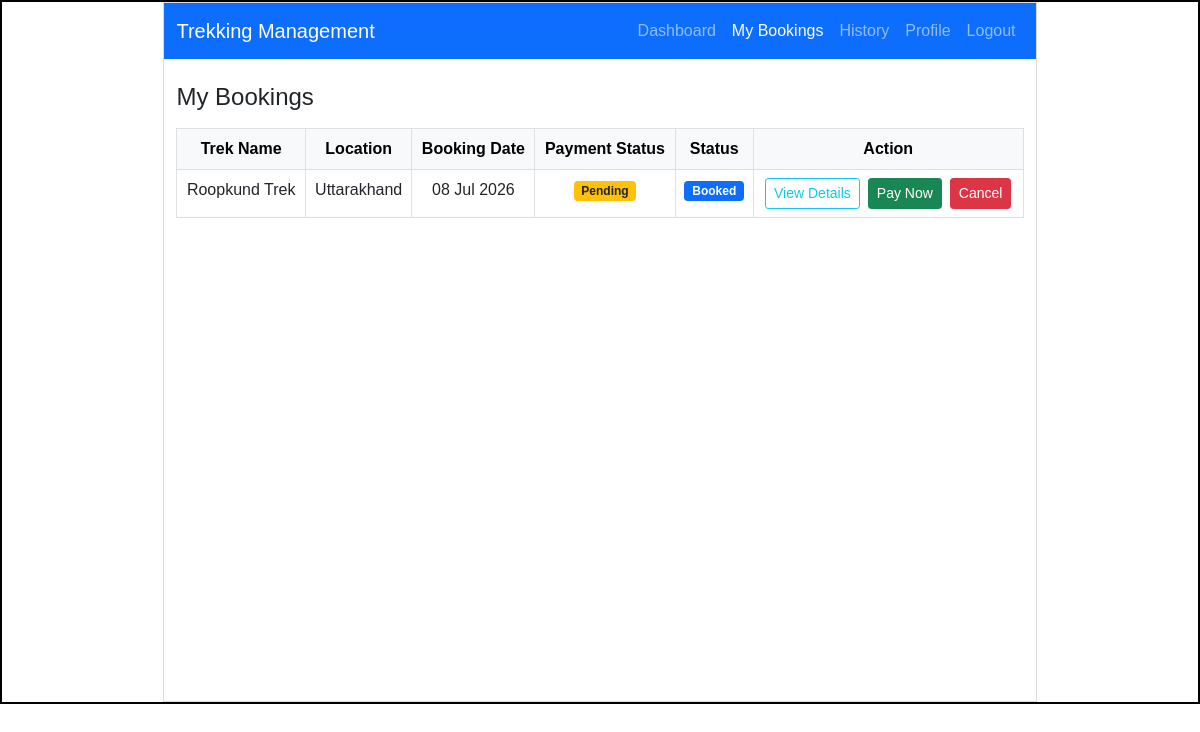
Before: /trekker/bookings/2 (signed in) with the older database file.
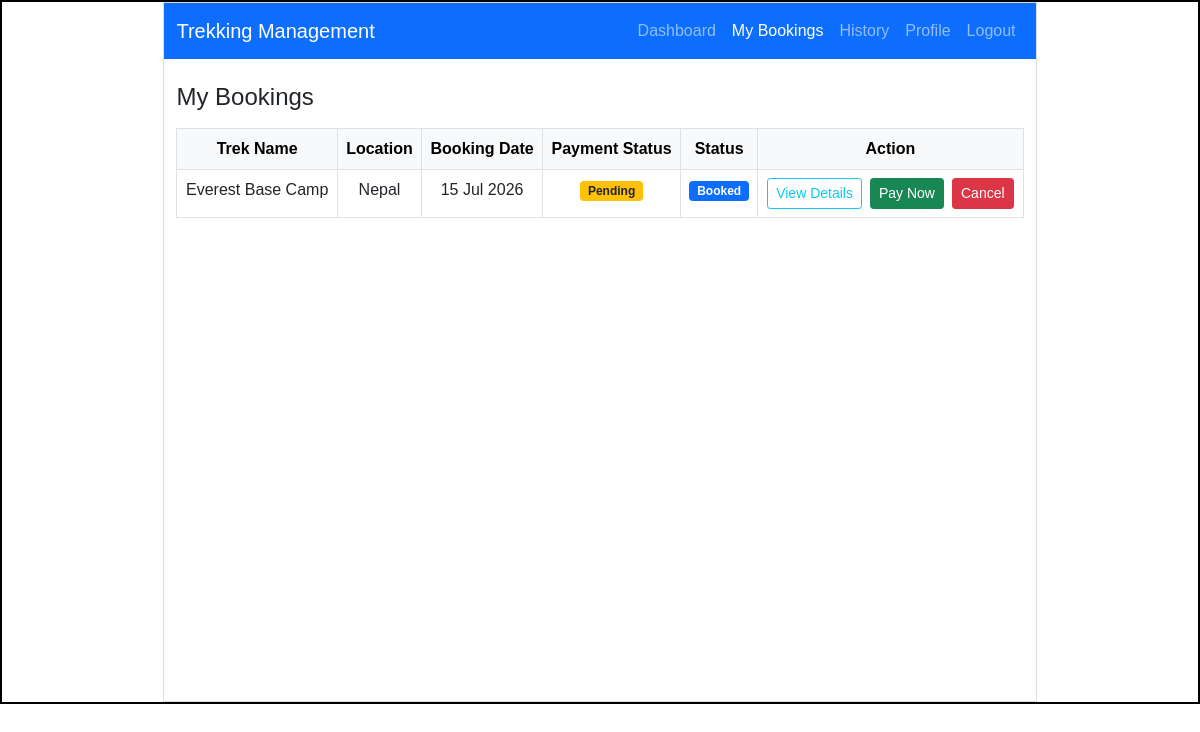
After: the same page with the newer database file.
### models.py (models this page shows)
class Booking(db.Model):
    __tablename__ = "booking"
    id = db.Column(db.Integer  , primary_key = True)
    booking_date = db.Column(db.Date, default=date.today)
    booking_status = db.Column(db.String(20),nullable=False,default = "Booked")
    payment_status = db.Column(db.String(20),nullable=False,default="Pending")
    user_id = db.Column(db.Integer,db.ForeignKey("user.id"), nullable=False) # many
    trek_id = db.Column(db.Integer,db.ForeignKey("trek.id") , nullable=False)
    __table_args__ = (db.UniqueConstraint('user_id','trek_id',name='unique_user_trek'),)

class Trek(db.Model):
    __tablename__ = "trek"
    id = db.Column(db.Integer  , primary_key = True)
    trek_name = db.Column(db.String() , nullable = False)
    location = db.Column(db.String(100),nullable=False)
    difficulty = db.Column(db.String(20),nullable=False)
    duration = db.Column(db.Integer,nullable=False)
    available_slots = db.Column(db.Integer,nullable=False)
    trek_status = db.Column(db.String(20),nullable=False,default = "Pending")
    start_date = db.Column(db.Date,nullable=False)
    end_date = db.Column(db.Date,nullable=False)
    description = db.Column(db.Text)
    staff_id = db.Column(db.Integer,db.ForeignKey("staff_profile.id"), nullable = True)
    bookings = db.relationship("Booking",backref = "trek",lazy=True) # One Trek -> Many Bookings

### app.py (the view)
@app.route("/trekker/bookings/<int:user_id>")
@role_required("trekker")
@login_required
def trekker_bookings(user_id):
    user = User.query.get_or_404(user_id)
    bookings = Booking.query.filter( Booking.user_id == user_id, Booking.booking_status.in_(["Booked", "Started"])).all()
    return render_template("trekker_bookings.html", user=user, bookings=bookings)

### app.py (called while the page is built)
def login_required(f):
    @wraps(f)
    def wrapper(*args, **kwargs):
        if 'user_id' not in session:
            flash("Please log in to continue.", "warning")
            return redirect(url_for("login"))
        if 'user_id' in kwargs and kwargs['user_id'] != session['user_id']:
            flash("You don't have access to that page.", "warning")
            return _redirect_to_own_area()
        return f(*args, **kwargs)
    return wrapper

def role_required(*roles):
    def decorator(f):
        @wraps(f)
        def wrapper(*args, **kwargs):
            if 'user_id' not in session:
                flash("Please log in to continue.", "warning")
                return redirect(url_for("login"))
            if session.get('role') not in roles:
                flash("You don't have access to that page.", "warning")
                return _redirect_to_own_area()
            return f(*args, **kwargs)
        return wrapper
    return decorator

### templates/trekker_bookings.html (shortened to what the changed rows need)
<!DOCTYPE html>
<html lang="en">
<head>
    <link rel="stylesheet" href="{{ url_for('static', filename='style.css') }}">
    <link href="https://cdn.jsdelivr.net/npm/bootstrap@5.0.2/dist/css/bootstrap.min.css" rel="stylesheet">
</head>
<body>
    <div id="main">
        <div id="canvas">
            <div class="container mt-4">
                {% if bookings %}
                <div style="max-height: 400px; overflow-y: auto;">
                    <table class="table table-bordered table-hover text-center">
                        <thead class="table-light">
                            <tr>
                                <th>Trek Name</th>
                                <th>Location</th>
                                <th>Booking Date</th>
                                <th>Payment Status</th>
                                <th>Status</th>
                                <th>Action</th>
                            </tr>
                        </thead>
                        <tbody>
                            {% for booking in bookings %}
                            <tr>
                                <td>{{ booking.trek.trek_name }}</td>
                                <td>{{ booking.trek.location }}</td>
                                <td>{{ booking.booking_date.strftime('%d %b %Y') }}</td>
                                <td>
                                    {% if booking.payment_status == "Paid" %}
                                        <span class="badge bg-success">Paid</span>
                                    {% elif booking.payment_status == "Pending" %}
                                        <span class="badge bg-warning text-dark">Pending</span>
                                    {% elif booking.payment_status == "Refunded" %}
                                        <span class="badge bg-secondary">Refunded</span>
                                    {% endif %}
                                </td>
                                <td>
                                    {% if booking.booking_status == "Booked" %}
                                        <span class="badge bg-primary">Booked</span>
                                    {% elif booking.booking_status == "Started" %}
                                        <span class="badge bg-warning text-dark">Started</span>
                                    {% elif booking.booking_status == "Cancelled" %}
                                        <span class="badge bg-danger">Cancelled</span>
                                    {% elif booking.booking_status == "Completed" %}
                                        <span class="badge bg-success">Completed</span>
                                    {% endif %}
                                </td>
                                <td>
                                    <div class="d-flex gap-2 justify-content-center">
                                        <a href="/trekker/trek/details/{{ booking.trek.id }}/{{ user.id }}" class="btn btn-outline-info btn-sm">View Details</a>
                                        {% if booking.payment_status == "Pending" and booking.booking_status in ["Booked", "Started"] %}
                                        <a href="/trekker/pay/{{ booking.id }}/{{ user.id }}" class="btn btn-success btn-sm">Pay Now</a>
                                        {% endif %}
                                        {% if booking.booking_status == "Booked" %}
                                        <a href="/trekker/cancel/{{ booking.id }}/{{ user.id }}" class="btn btn-danger btn-sm">Cancel</a>
                                        {% endif %}
                                    </div>
                                </td>
                            </tr>
                            {% endfor %}
                        </tbody>
                    </table>
                </div>
                {% else %}
                <div class="alert alert-info">You have no active bookings.</div>
                {% endif %}
            </div>
        </div>
    </div>
</body>
</html>

Changed rows visible on the page:
no longer on this page (row edited): Booking: trek.trek_name "Roopkund Trek", trek.location "Uttarakhand", booking_date "08 Jul 2026", payment_status "Pending", booking_status "Booked"
added Booking: trek.trek_name "Everest Base Camp", trek.location "Nepal", booking_date "15 Jul 2026", payment_status "Pending", booking_status "Booked"
